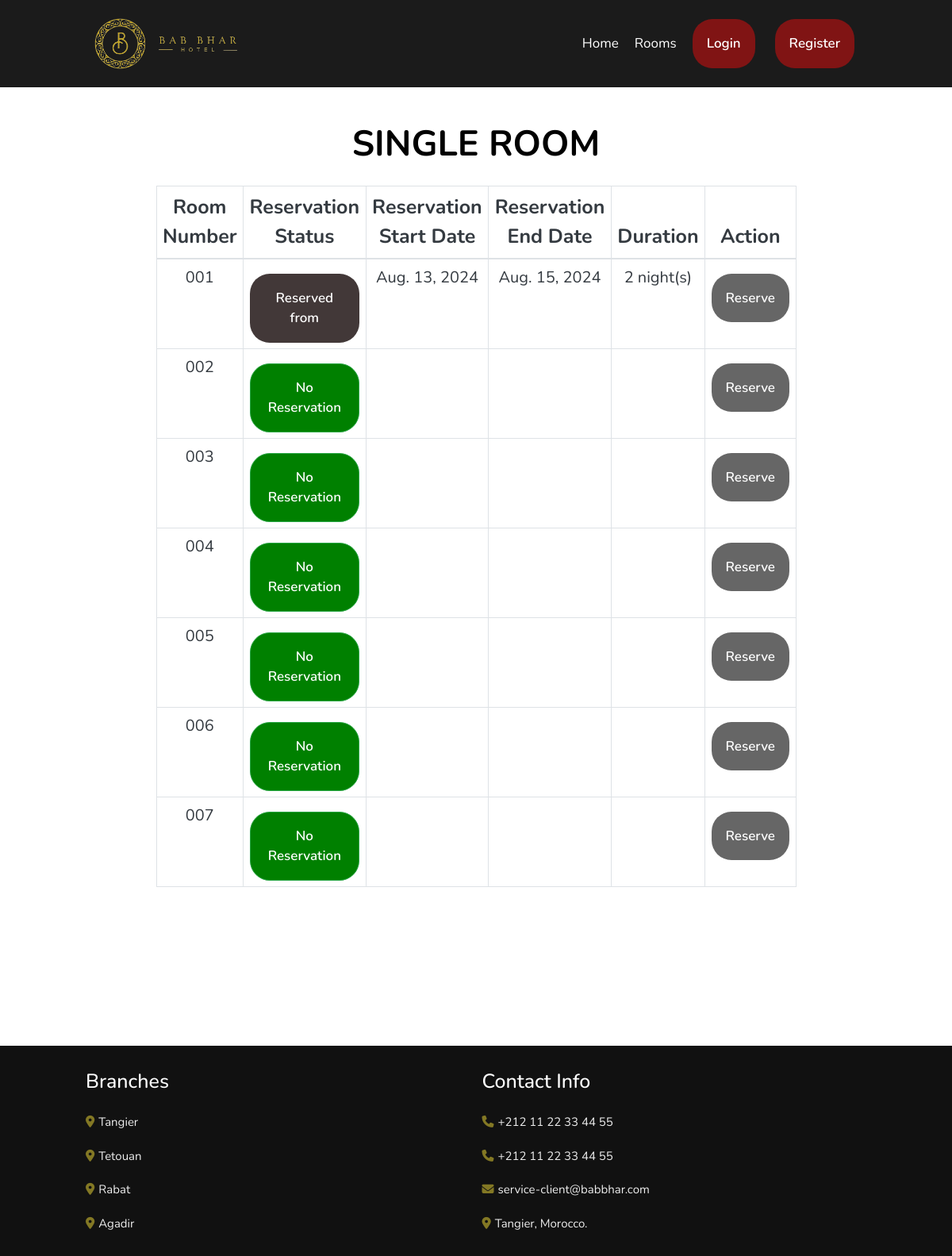
/reservation/room-type/1/, run on the app's committed database.
### hotel/models.py (models this page shows, shortened)
class RoomType(models.Model):
    type_id = models.IntegerField(primary_key=True)
    name = models.CharField(max_length=200)
    description = models.TextField(max_length=2000)
    price = models.IntegerField()
    image = models.ImageField(upload_to='images')

class Room(models.Model):
    room_id = models.IntegerField(default=True, primary_key=True)
    room_number = models.CharField(max_length=10)
    room_type = models.ForeignKey(RoomType, on_delete=models.CASCADE)
    is_available = models.BooleanField(default=True)
    is_occupied = models.BooleanField(default=False)

### reservation/models.py (models this page shows, shortened)
class Reservation(models.Model):
    guest = models.ForeignKey(User, on_delete=models.CASCADE)
    room = models.ForeignKey(Room, on_delete=models.CASCADE)
    start_date = models.DateField()
    start_time = models.TimeField(default=start_time)
    end_date = models.DateField()
    end_time = models.TimeField(default=end_time)
    @property
    def duration(self):
        return (self.end_date - self.start_date).days
    class Meta:
        ordering = ['start_date']

### reservation/views.py (the view)
# urls.py: path('room-type/<int:room_type_id>/', views.room_type_detail, name='room_type_detail'),
def room_type_detail(request, room_type_id):
    room_type = RoomType.objects.get(pk=room_type_id)
    rooms = Room.objects.filter(room_type=room_type)
    reservations = Reservation.objects.all()
    today = date.today()
    return render(request, 'room/room_type_detail.html', {'room_type': room_type, 'rooms': rooms})

### reservation/templates/room/room_type_detail.html (shortened to what this page needs)
{% extends "guest/base.html" %}
{% load static %}
{% block page_content %}
<section class="text-dark">
    <br><br><br><br><br>
    <h1 class="heading" >{{ room_type.name }}</h1>
    <table class="table table-bordered text-dark writing text-center"style="color: black;">
        <thead style="font-size: 25px;">
            <tr>
                <th>Room Number</th>
                <th>Reservation Status</th>
                <th>Reservation Start Date</th>
                <th>Reservation End Date</th>
                <th>Duration</th>
                <th>Action</th>
            </tr>
        </thead>
        <tbody style="font-size: 20px;">
            {% for room in rooms %}
            <tr>
                <td>{{ room.room_number }}</td>
                <td>
                    {% if room.reservation_set.exists %}
                    <button class="btn " style="background-color: rgb(66, 56, 56);">Reserved from</button>
                    {% else %}
                    <button class="btn btn-success" style="background-color: green;">No Reservation</button>
                    {% endif %}
                </td>
                <td>
                    {% for reservation in room.reservation_set.all %}
                    {{ reservation.start_date }}
                    <br>
                    {% endfor %}
                </td>
                <td>
                    {% for reservation in room.reservation_set.all %}
                    {{ reservation.end_date }}
                    <br>
                    {% endfor %}
                </td>
                <td>
                    {% for reservation in room.reservation_set.all %}
                    {{ reservation.duration }} night(s)
                    <br>
                    {% endfor %}
                </td>
                <td>
                    <a href="{% url 'make_reservation' room_id=room.pk %}" class="btn">Reserve</a>
                </td>
            </tr>
            {% empty %}
            <tr>
                <td colspan="4">No rooms available for this room type.</td>
            </tr>
            {% endfor %}
        </tbody>
    </table>
</section>
<br><br><br><br><br><br><br><br><br><br>
{% endblock %}

### hotel/static/css/style.css (style rules this page uses)
:root { --main-color: #837824; }
* { font-family: 'Nunito', sans-serif; margin: 0; padding: 0; box-sizing: border-box; outline: none; border: none; text-decoration: none; transition: .2s linear; }
html { font-size: 62.5%; overflow-x: hidden; scroll-padding-top: 7rem; scroll-behavior: smooth; }
body { background: #ffffff; }
section { padding: 2rem 9%; }
.btn { margin-top: 1rem; display: inline-block; padding: 0.8rem 3rem; font-size: 1.7rem; border-radius: 0.5rem; background: #666; color: #fff; cursor: pointer; font-weight: 600; }
.btn { display: inline-block; border-radius: 20px; text-align: center; text-decoration: none; color: #fff; }
.heading { text-align: center; padding-bottom: 2rem; margin-top: 5%; color: #000000; font-size: 4.5rem; text-transform: uppercase; font-weight: bold; }
.btn { display: inline-block; padding: 1em; border-radius: 25px; text-align: center; text-decoration: none; color: #fff; }

### data on the page
RoomType: name "SINGLE ROOM"
Room: room_number "001", shows "Reserved from"
Reservation: start_date "Aug. 13, 2024", end_date "Aug. 15, 2024", duration "2"
Room: room_number "002", shows "No Reservation"
Room: room_number "003", shows "No Reservation"
Room: room_number "004", shows "No Reservation"
Room: room_number "005", shows "No Reservation"
Room: room_number "006", shows "No Reservation"
Room: room_number "007", shows "No Reservation"
